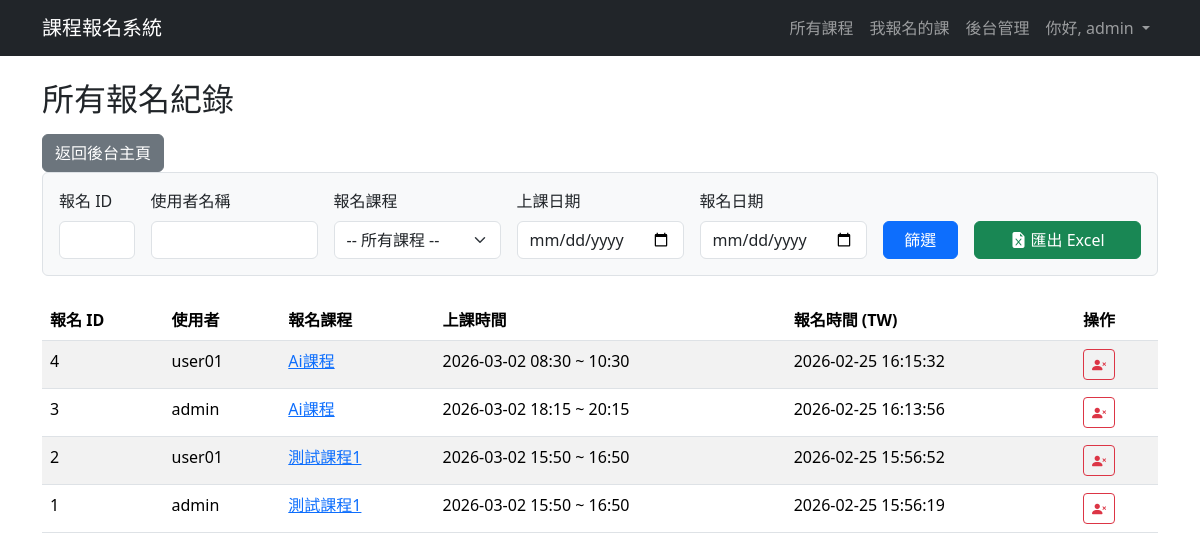
/admin/all_registrations (signed in), run on the app's committed database.
### app.py (models this page shows, shortened)
class User(UserMixin, db.Model):
    id = db.Column(db.Integer, primary_key=True) # 使用者ID 唯一值
    username = db.Column(db.String(80), unique=True, nullable=False)
    email = db.Column(db.String(120), unique=True, nullable=False) # 電子郵件地址
    password_hash = db.Column(db.String(200), nullable=False) # 儲存雜湊後的密碼
    is_admin = db.Column(db.Boolean, default=False) # 是否為管理者
    needs_password_change = db.Column(db.Boolean, default=False) # 是否需要更新密碼
    __table_args__ = {'extend_existing': True} # 避免重複定義表格錯誤

class Registration(db.Model):
    __tablename__ = 'registration'
    id = db.Column(db.Integer, primary_key=True)
    user_id = db.Column(db.Integer, db.ForeignKey('user.id'), nullable=False)
    time_slot_id = db.Column(db.Integer, db.ForeignKey('time_slot.id'), nullable=False) # 報名的梯次
    registration_time = db.Column(db.DateTime, default=datetime.utcnow)
    __table_args__ = {'extend_existing': True}
    user = db.relationship('User', backref=db.backref('registrations', lazy=True))
    time_slot = db.relationship('TimeSlot', backref=db.backref('registrations', lazy='dynamic', cascade="all, delete-orphan", single_parent=True)) # 一個梯次有多個報名紀錄
    def local_registration_time(self):
        return self.registration_time + timedelta(hours=8)

class Course(db.Model):
    __tablename__ = 'course' # 建議明確指定表名
    id = db.Column(db.Integer, primary_key=True)
    name = db.Column(db.String(120), nullable=False)
    description = db.Column(db.Text, nullable=False) # 課程描述
    speaker_info = db.Column(db.String(200)) # 講者資訊
    has_time_slots = db.Column(db.Boolean, default=False, nullable=False) # 是否有梯次
    status = db.Column(db.String(20), default='尚未開放') # 課程狀態：尚未開放、報名中、報名截止
    registration_start_time = db.Column(db.DateTime, nullable=False) # 報名開始時間
    registration_end_time = db.Column(db.DateTime, nullable=False) # 報名截止時間
    allow_user_to_choose_time = db.Column(db.Boolean, default=False, nullable=False) # 是否允許使用者自選時間
    duration_hours = db.Column(db.Float, nullable=True, default=1) # 新增：上課時數欄位
    user_choice_start_date = db.Column(db.Date, nullable=True) # 自選時間的可選起始日
    user_choice_end_date = db.Column(db.Date, nullable=True) # 自選時間的可選結束日
    user_choice_start_time_of_day = db.Column(db.Time, nullable=True) # 自選時間的每日可選起始時間
    user_choice_end_time_of_day = db.Column(db.Time, nullable=True) # 自選時間的每日可選結束時間
    __table_args__ = {'extend_existing': True} # 避免重複定義表格錯誤
    files = db.relationship('CourseFile', backref='course', lazy=True, cascade="all, delete-orphan") # 課程有多個檔案，刪除課程時也刪除相關檔案
    time_slots = db.relationship('TimeSlot', backref='course', lazy=True, cascade="all, delete-orphan") # 課程有多個梯次，刪除課程時也刪除相關梯次

class TimeSlot(db.Model):
    __tablename__ = 'time_slot'
    id = db.Column(db.Integer, primary_key=True)
    slot_start_time = db.Column(db.DateTime, nullable=False)
    slot_end_time = db.Column(db.DateTime, nullable=False)
    capacity = db.Column(db.Integer, nullable=False, default=999) # 梯次名額
    booked_count = db.Column(db.Integer, default=0) # 已報名人數
    course_id = db.Column(db.Integer, db.ForeignKey('course.id'), nullable=False) # 課程ID 外鍵，參考 Course 表
    __table_args__ = {'extend_existing': True} # 避免重複定義表格錯誤

### app.py (the view, shortened to what this page needs)
@app.route('/admin/all_registrations')
@login_required
@admin_required
def all_registrations():
    query = Registration.query.join(TimeSlot).join(User)
    reg_id_str = request.args.get('registration_id')
    if reg_id_str:
        try:
            query = query.filter(Registration.id == int(reg_id_str))
        except ValueError:
            flash('報名 ID 必須是數字', 'warning')
    username = request.args.get('username')
    if username:
        query = query.filter(User.username.ilike(f"%{username}%"))
    course_id_str = request.args.get('course_id')
    if course_id_str:
        try:
            query = query.filter(TimeSlot.course_id == int(course_id_str))
        except ValueError:
            flash('課程 ID 格式不正確', 'warning')
    slot_date_str = request.args.get('slot_date')
    if slot_date_str:
        try:
            slot_date = datetime.strptime(slot_date_str, '%Y-%m-%d').date()
            query = query.filter(func.date(TimeSlot.slot_start_time) == slot_date)
        except ValueError:
            flash('梯次日期格式不正確', 'warning')
    reg_date_str = request.args.get('registration_date')
    all_courses = db.session.query(Course).join(TimeSlot).join(Registration).distinct(Course.id).order_by(Course.name).all()
    all_regs = query.order_by(Registration.id.desc()).all()
    print("Debug: all_courses names:", [course.name for course in all_courses])
    return render_template(
        'admin_all_registrations.html',
        registrations=all_regs,
        all_courses=all_courses,
        request=request
    )

### app.py (called while the page is built)
@login_manager.user_loader
def load_user(user_id): # 透過 user_id 載入使用者
    return User.query.get(int(user_id)) # 從資料庫取得使用者資料

def admin_required(f):
    @wraps(f)
    def decorated_function(*args, **kwargs):
        if not current_user.is_authenticated or not current_user.is_admin:
            flash('您沒有權限。', 'danger')
            return redirect(url_for('index'))
        return f(*args, **kwargs)
    return decorated_function

### templates/admin_all_registrations.html (shortened to what this page needs)
{% extends "layout.html" %}
{% block content %}
<h2>所有報名紀錄</h2>
<div class="mt-3">
    <a href="{{ url_for('admin_dashboard') }}" class="btn btn-secondary">返回後台主頁</a>
</div>
<form method="GET" action="{{ url_for('all_registrations') }}" class="mb-4 p-3 border rounded bg-light">
    <div class="row g-3 align-items-end">
        <div class="col-md-1">
            <label for="registration_id" class="form-label">報名 ID</label>
            <input type="text" class="form-control" id="registration_id" name="registration_id" value="{{ request.args.get('registration_id', '') }}">
        </div>
        <div class="col-md-2">
            <label for="username" class="form-label">使用者名稱</label>
            <input type="text" class="form-control" id="username" name="username" value="{{ request.args.get('username', '') }}">
        </div>
        <div class="col-md-2">
            <label for="course_id" class="form-label">報名課程</label>
            <select class="form-select" id="course_id" name="course_id">
                <option value="">-- 所有課程 --</option>
            </select>
        </div>
        <div class="col-md-2">
            <label for="slot_date" class="form-label">上課日期</label>
            <input type="date" class="form-control" id="slot_date" name="slot_date" value="{{ request.args.get('slot_date', '') }}">
        </div>
        <div class="col-md-2">
            <label for="registration_date" class="form-label">報名日期</label>
            <input type="date" class="form-control" id="registration_date" name="registration_date" value="{{ request.args.get('registration_date', '') }}">
        </div>
        <div class="col-md-1">
            <button type="submit" class="btn btn-primary w-100">篩選</button>
        </div>
        <div class="col-md-2">
            <a href="{{ url_for('export_registrations_to_excel', **request.args) }}" class="btn btn-success w-100">
                <i class="bi bi-file-earmark-excel-fill"></i> 匯出 Excel
            </a>
        </div>
    </div>
</form>
<div class="table-responsive">
    <table class="table table-striped table-hover">
        <thead>
            <tr>
                <th>報名 ID</th>
                <th>使用者</th>
                <th>報名課程</th>
                <th>上課時間</th>
                <th>報名時間 (TW)</th>
                <th>操作</th>
            </tr>
        </thead>
        <tbody>
            {% for reg in registrations %}
            <tr>
                <td>{{ reg.id }}</td>
                <td>{{ reg.user.username }}</td>
                <td>
                    <a href="{{ url_for('course_detail', course_id=reg.time_slot.course.id) }}">
                        {{ reg.time_slot.course.name }}
                    </a>
                </td>
                <td>
                    {% if reg.time_slot.slot_start_time.date() == reg.time_slot.slot_end_time.date() %}
                        {{ reg.time_slot.slot_start_time.strftime('%Y-%m-%d %H:%M') }} ~ {{ reg.time_slot.slot_end_time.strftime('%H:%M') }}
                    {% else %}
                        {{ reg.time_slot.slot_start_time.strftime('%Y-%m-%d %H:%M') }} ~ {{ reg.time_slot.slot_end_time.strftime('%Y-%m-%d %H:%M') }}
                    {% endif %}
                </td>
                <td>{{ reg.local_registration_time().strftime('%Y-%m-%d %H:%M:%S') }}</td>
                <td>
                    <form action="{{ url_for('admin_cancel_registration', registration_id=reg.id, **request.args) }}" method="POST" onsubmit="return confirm('確定要取消這筆報名嗎？');" style="display: inline;">
                        <button type="submit" class="btn btn-sm btn-outline-danger" title="取消此筆報名">
                            <i class="bi bi-person-x-fill"></i>
                        </button>
                    </form>
                </td>
            </tr>
            {% else %}
            <tr>
                <td colspan="6" class="text-center text-muted">沒有符合條件的報名紀錄。</td>
            </tr>
            {% endfor %}
        </tbody>
    </table>
</div>
{% endblock %}

### templates/layout.html (shortened to what this page needs)
<!doctype html>
<html lang="zh-Hant">
<head>
    <link href="https://cdn.jsdelivr.net/npm/bootstrap@5.3.3/dist/css/bootstrap.min.css" rel="stylesheet">
    <link rel="stylesheet" href="https://cdn.jsdelivr.net/npm/bootstrap-icons@1.11.3/font/bootstrap-icons.min.css">
    <link rel="stylesheet" href="{{ url_for('static', filename='css/style.css') }}">
</head>
<body class="{% block body_class %}{% endblock %}">
    <nav class="navbar navbar-expand-lg {% block navbar_classes %}navbar-dark bg-dark{% endblock %}">
        <div class="container">
            <a class="navbar-brand" href="{{ url_for('index') }}">課程報名系統</a>
            <div class="collapse navbar-collapse" id="navbarNav">
                <ul class="navbar-nav ms-auto">
                    <li class="nav-item">
                        <a class="nav-link" href="{{ url_for('index') }}">所有課程</a>
                    </li>
                    {% if current_user.is_authenticated %}
                        <li class="nav-item">
                            <a class="nav-link" href="{{ url_for('my_courses') }}">我報名的課</a>
                        </li>
                        {% if current_user.is_admin %}
                        <li class="nav-item">
                            <a class="nav-link" href="{{ url_for('admin_dashboard') }}">後台管理</a>
                        </li>
                        {% endif %}
                        <li class="nav-item dropdown">
                            <a class="nav-link dropdown-toggle" href="#" role="button" data-bs-toggle="dropdown" aria-expanded="false">
                                你好, {{ current_user.username }}
                            </a>
                        </li>
                    {% else %}
                        <li class="nav-item">
                            <a class="nav-link" href="{{ url_for('login') }}">登入/註冊</a>
                        </li>
                    {% endif %}
                </ul>
            </div>
        </div>
    </nav>
    <main class="container mt-4">
        {% block content %}{% endblock %}
    </main>
</body>
</html>

### data on the page
User: username "admin"
Registration: id "4", user.username "user01", time_slot.course.name "Ai課程", time_slot.slot_start_time "2026-03-02 08:30", time_slot.slot_end_time "10:30", local_registration_time "2026-02-25 16:15:32"
Registration: id "3", user.username "admin", time_slot.course.name "Ai課程", time_slot.slot_start_time "2026-03-02 18:15", time_slot.slot_end_time "20:15", local_registration_time "2026-02-25 16:13:56"
Registration: id "2", user.username "user01", time_slot.course.name "測試課程1", time_slot.slot_start_time "2026-03-02 15:50", time_slot.slot_end_time "16:50", local_registration_time "2026-02-25 15:56:52"
Registration: id "1", user.username "admin", time_slot.course.name "測試課程1", time_slot.slot_start_time "2026-03-02 15:50", time_slot.slot_end_time "16:50", local_registration_time "2026-02-25 15:56:19"
